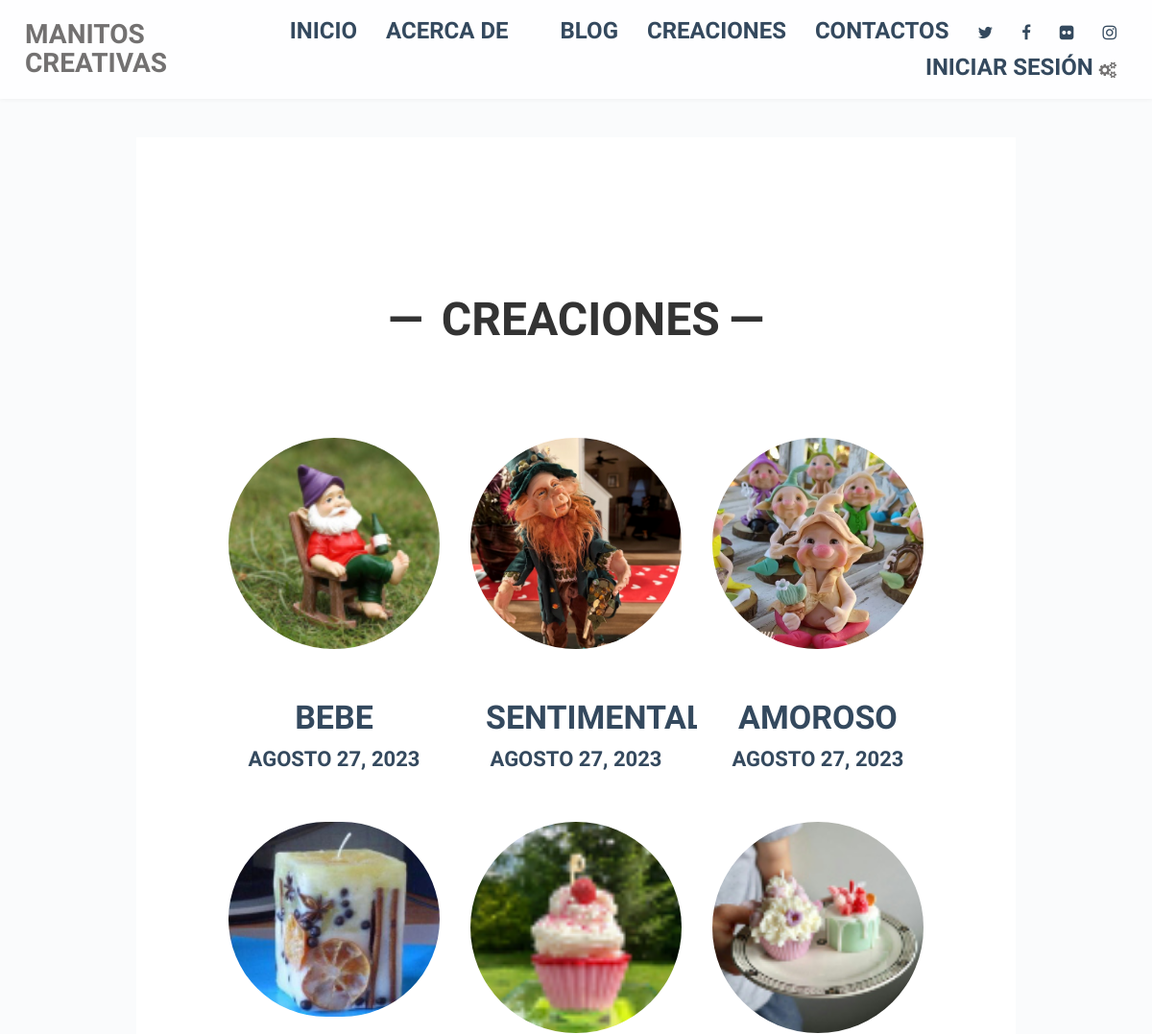
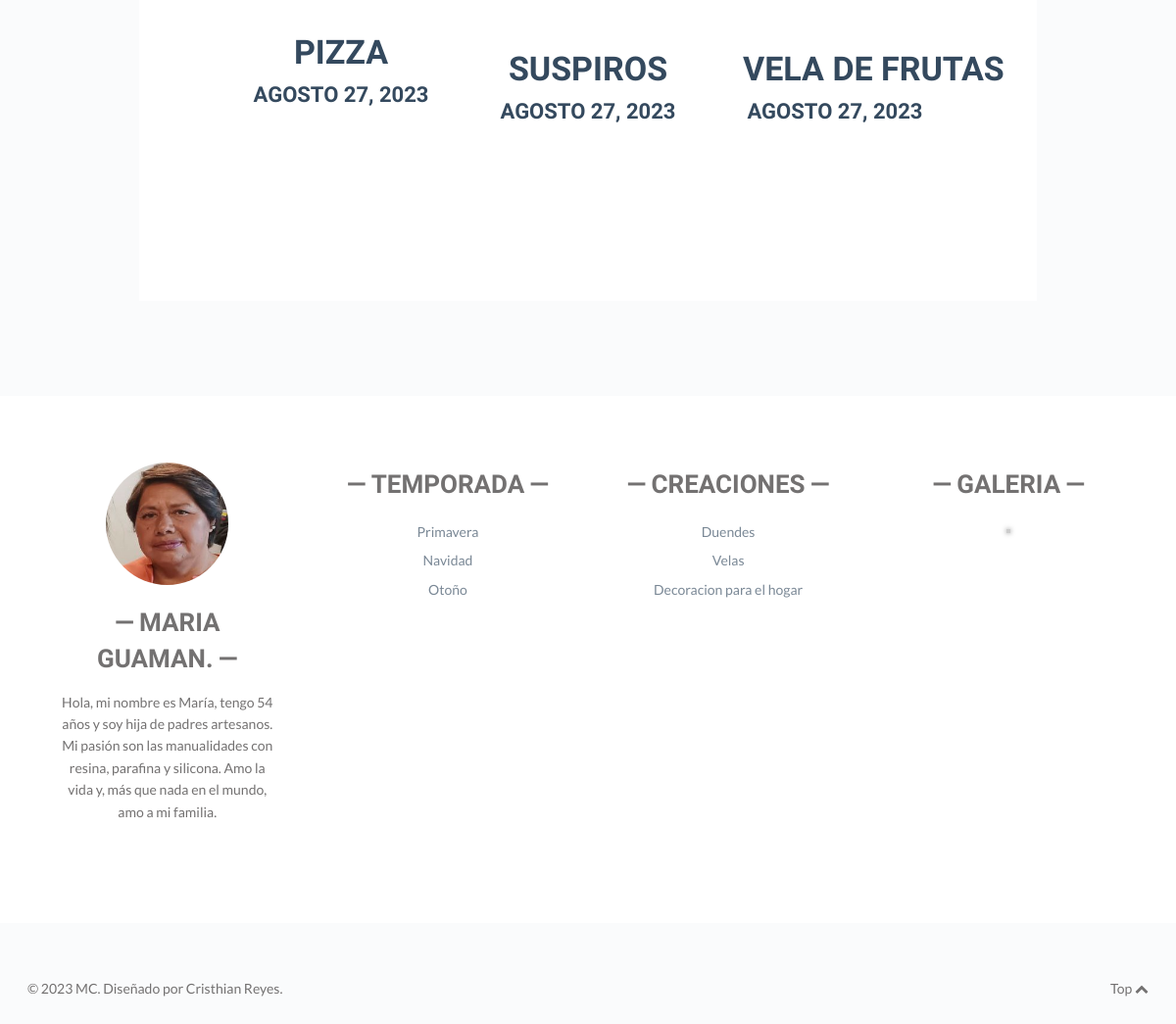
The app's page /creation/ with its own data (2 pictures, top to bottom).
### creation/models.py (models this page shows, shortened)
class Project(models.Model):
    image=models.ImageField(verbose_name="Imagen", upload_to="project")
    title=models.CharField(max_length=100, verbose_name="Titulo")
    created=models.DateTimeField(auto_now_add=True, verbose_name="Fecha de Creación")
    updated=models.DateTimeField(auto_now=True, verbose_name="Fecha de Modificacion")
    class Meta:
        verbose_name="Creacion"
        verbose_name_plural="Creaciones"
        ordering=["-created"]

### creation/views.py (the view)
# urls.py: path('',views.creation,name="creation"),
def creation(request):
    projects=Project.objects.all()
    return render(request,"creation/creation.html",{'manualidades': projects})# consultado la liata para poder visualizar en web

### season/processor.py (called while the page is built)
def context(request):
    dict = {}
    seasons = Season.objects.all()
    for season in seasons:
        dict[season.key] = season.url
    return dict

### social/processor.py (called while the page is built)
def context(request):
    dict={}
    listSocial=Social.objects.all()
    for social in listSocial:
        dict[social.key]=social.url
    return dict

### creation/templates/creation/creation.html (shortened to what this page needs)
{% extends 'core/base.html' %}
{% block content %}
  <div class="wrap full-wrap">
    <div class="main-wrap">
      <section class="main main-archive">
        <div class="loop">
          <article class="post format-gallery post_format-post-format-gallery">
            <div class="inner">
              <div class="home-sticky" id="content">
                <h2 class="home-sticky-title">Creaciones</h2>
                <div class="sticky-inner">
                  {% for project in manualidades %}
                  <aside class="home-sticky-post post has-post-thumbnail sticky">
                    <span class="post-image">
                      <a href="#">
                        {% load static %}
                        <img width="150" height="150" src="{{project.image.url}}" class="attachment-sticky size-sticky" alt="" />
                      </a>
                    </span>
                    <div class="inner">
                      <h3 class="entry-title">
                        <a href="#">{{project.title}}</a>
                      </h3>
                      <ul class="meta top">
                        <li class="time">
                          <a href="#">
                            <time class="post-date updated" datetime="{{ project.created|date:'Y-m-d' }}">
                              {{ project.created|date:'F d, Y' }}
                            </time>
                          </a>
                        </li>
                      </ul>
                    </div>
                  </aside>
                  {% endfor %}
                </div>
              </div>
            </div>
          </article>
        </div>
      </section>
    </div>
  </div>
{% endblock %}

### core/static/core/print.css (style rules this page uses)
* { background: transparent !important; color: black !important; text-shadow: none !important; filter:none !important; -ms-filter: none !important; }
a, a:visited { color: #444 !important; text-decoration: underline; }
a[href]:after { content: " (" attr(href) ")"; }
.ir a:after, a[href^="javascript:"]:after, a[href^="#"]:after { content: ""; }
tr, img { page-break-inside: avoid; }
p, h2, h3 { orphans: 3; widows: 3; }
h2, h3 { page-break-after: avoid; }
body { font-size: 14px; font-family: Arial, Verdana, sans-serif; }
section, div, article, aside, header .strap { float: left; width:100%; }
h2 { font-size: 180%; }
h3 { font-size: 160%; }

### records on screen
Project: image (picture), title "BEBE", created "AGOSTO 27, 2023"
Project: image (picture), title "SENTIMENTAL", created "AGOSTO 27, 2023"
Project: image (picture), title "AMOROSO", created "AGOSTO 27, 2023"
Project: image (picture), title "PIZZA", created "AGOSTO 27, 2023"
Project: image (picture), title "SUSPIROS", created "AGOSTO 27, 2023"
Project: image (picture), title "VELA DE FRUTAS", created "AGOSTO 27, 2023"
